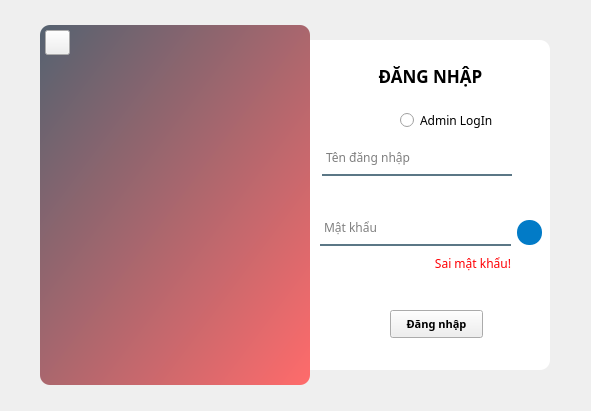
<?xml version="1.0" encoding="UTF-8"?>
<ui version="4.0">
 <class>Login</class>
 <widget class="QMainWindow" name="Login">
  <property name="geometry">
   <rect>
    <x>0</x>
    <y>0</y>
    <width>591</width>
    <height>411</height>
   </rect>
  </property>
  <property name="font">
   <font>
    <family>Cambria</family>
   </font>
  </property>
  <property name="windowTitle">
   <string>MainWindow</string>
  </property>
  <widget class="QWidget" name="login_window">
   <widget class="QWidget" name="window" native="true">
    <property name="geometry">
     <rect>
      <x>0</x>
      <y>0</y>
      <width>591</width>
      <height>411</height>
     </rect>
    </property>
    <property name="cursor">
     <cursorShape>ArrowCursor</cursorShape>
    </property>
    <property name="styleSheet">
     <string notr="true">QPushButton#sign_in_btn{
	background-color: rgba(85, 98, 112, 200);
	color: rgba(255,255,255,200);
	border-radius: 5px;
}

QPushButton#sign_in_btn:pressed{
	padding-left: 5px;
	padding-top: 5px;
	background-color: rgba(255,107,107, 255);
	background-position: calc(100% - 5px)center;
}

QPushButton#sign_in_btn:hover{
	background-color: rgba(255,107,107, 255);
}

</string>
    </property>
    <widget class="QLabel" name="log_side">
     <property name="geometry">
      <rect>
       <x>290</x>
       <y>40</y>
       <width>260</width>
       <height>330</height>
      </rect>
     </property>
     <property name="font">
      <font>
       <family>Cambria</family>
      </font>
     </property>
     <property name="styleSheet">
      <string notr="true">background-color: rgb(255, 255, 255);
border-radius: 10px;</string>
     </property>
     <property name="text">
      <string/>
     </property>
    </widget>
    <widget class="QLabel" name="decor_side">
     <property name="geometry">
      <rect>
       <x>40</x>
       <y>25</y>
       <width>270</width>
       <height>360</height>
      </rect>
     </property>
     <property name="font">
      <font>
       <family>Cambria</family>
      </font>
     </property>
     <property name="styleSheet">
      <string notr="true">background-color: qlineargradient(spread:pad, x1:0, y1:0, x2:1, y2:1, stop:0 rgba(85, 98, 112, 255), stop:1 rgba(255, 107, 107, 255));
border-radius: 10px;</string>
     </property>
     <property name="text">
      <string/>
     </property>
     <property name="pixmap">
      <pixmap resource="resources/resources.qrc">:/apps/apps/login_bg.png</pixmap>
     </property>
     <property name="scaledContents">
      <bool>true</bool>
     </property>
     <property name="alignment">
      <set>Qt::AlignCenter</set>
     </property>
    </widget>
    <widget class="QLabel" name="sign_in_title">
     <property name="geometry">
      <rect>
       <x>360</x>
       <y>60</y>
       <width>141</width>
       <height>31</height>
      </rect>
     </property>
     <property name="font">
      <font>
       <family>Cascadia Code</family>
       <pointsize>13</pointsize>
       <weight>75</weight>
       <bold>true</bold>
      </font>
     </property>
     <property name="text">
      <string>ĐĂNG NHẬP</string>
     </property>
     <property name="alignment">
      <set>Qt::AlignCenter</set>
     </property>
    </widget>
    <widget class="QLineEdit" name="signin_username_input">
     <property name="geometry">
      <rect>
       <x>322</x>
       <y>145</y>
       <width>190</width>
       <height>31</height>
      </rect>
     </property>
     <property name="font">
      <font>
       <family>Cascadia Code</family>
       <pointsize>9</pointsize>
      </font>
     </property>
     <property name="styleSheet">
      <string notr="true">background-color: rgba(0,0,0,0);
border: 2px solid rgba(0,0,0,0);
border-bottom-color: rgba(46, 82, 101, 200);
color: rgb(0,0,0);
padding-bottom:7px;
</string>
     </property>
     <property name="placeholderText">
      <string>Tên đăng nhập</string>
     </property>
    </widget>
    <widget class="QLineEdit" name="signin_password_input">
     <property name="geometry">
      <rect>
       <x>320</x>
       <y>215</y>
       <width>191</width>
       <height>31</height>
      </rect>
     </property>
     <property name="font">
      <font>
       <family>Cascadia Code</family>
       <pointsize>9</pointsize>
      </font>
     </property>
     <property name="styleSheet">
      <string notr="true">background-color: rgba(0,0,0,0);
border: 2px solid rgba(0,0,0,0);
border-bottom-color: rgba(46, 82, 101, 200);
color: rgb(0,0,0);
padding-bottom:7px;
</string>
     </property>
     <property name="echoMode">
      <enum>QLineEdit::Password</enum>
     </property>
     <property name="placeholderText">
      <string>Mật khẩu</string>
     </property>
    </widget>
    <widget class="QPushButton" name="signin_btn">
     <property name="geometry">
      <rect>
       <x>390</x>
       <y>310</y>
       <width>93</width>
       <height>28</height>
      </rect>
     </property>
     <property name="font">
      <font>
       <family>Cascadia Code</family>
       <pointsize>8</pointsize>
       <weight>75</weight>
       <bold>true</bold>
      </font>
     </property>
     <property name="styleSheet">
      <string notr="true"/>
     </property>
     <property name="text">
      <string>Đăng nhập</string>
     </property>
    </widget>
    <widget class="QLabel" name="wrong_pass_label">
     <property name="geometry">
      <rect>
       <x>380</x>
       <y>255</y>
       <width>131</width>
       <height>16</height>
      </rect>
     </property>
     <property name="font">
      <font>
       <family>Cascadia Mono SemiBold</family>
      </font>
     </property>
     <property name="styleSheet">
      <string notr="true">color: rgb(255, 0, 4);</string>
     </property>
     <property name="text">
      <string>Sai mật khẩu!</string>
     </property>
     <property name="alignment">
      <set>Qt::AlignRight|Qt::AlignTrailing|Qt::AlignVCenter</set>
     </property>
    </widget>
    <widget class="QPushButton" name="signin_exit_btn">
     <property name="geometry">
      <rect>
       <x>45</x>
       <y>30</y>
       <width>25</width>
       <height>25</height>
      </rect>
     </property>
     <property name="font">
      <font>
       <family>Cascadia Code</family>
       <pointsize>8</pointsize>
       <weight>50</weight>
       <bold>false</bold>
      </font>
     </property>
     <property name="cursor">
      <cursorShape>PointingHandCursor</cursorShape>
     </property>
     <property name="styleSheet">
      <string notr="true">background-color: rgba(255, 255, 255, 0);
border-radius: 10px;

QPushButton #exit_btn:hover{
	background-color: rgb(255, 255, 255);
}</string>
     </property>
     <property name="text">
      <string/>
     </property>
     <property name="icon">
      <iconset resource="resources/resources.qrc">
       <normaloff>:/icon-EC8482/EC8482/x-octagon.svg</normaloff>:/icon-EC8482/EC8482/x-octagon.svg</iconset>
     </property>
    </widget>
    <widget class="QPushButton" name="hide_password_btn">
     <property name="geometry">
      <rect>
       <x>517</x>
       <y>220</y>
       <width>25</width>
       <height>25</height>
      </rect>
     </property>
     <property name="font">
      <font>
       <family>Cascadia Code</family>
       <pointsize>8</pointsize>
       <weight>75</weight>
       <bold>true</bold>
      </font>
     </property>
     <property name="cursor">
      <cursorShape>PointingHandCursor</cursorShape>
     </property>
     <property name="layoutDirection">
      <enum>Qt::LeftToRight</enum>
     </property>
     <property name="autoFillBackground">
      <bool>false</bool>
     </property>
     <property name="styleSheet">
      <string notr="true">border-radius: 12px;
background-color: rgb(2, 123, 199);</string>
     </property>
     <property name="text">
      <string/>
     </property>
     <property name="icon">
      <iconset>
       <normaloff>:/icons/EC8482/alert-circle.svg</normaloff>:/icons/EC8482/alert-circle.svg</iconset>
     </property>
    </widget>
    <widget class="QRadioButton" name="admin_btn">
     <property name="geometry">
      <rect>
       <x>400</x>
       <y>110</y>
       <width>131</width>
       <height>20</height>
      </rect>
     </property>
     <property name="font">
      <font>
       <family>Cascadia Code</family>
       <pointsize>9</pointsize>
      </font>
     </property>
     <property name="text">
      <string>Admin LogIn</string>
     </property>
    </widget>
   </widget>
  </widget>
 </widget>
 <resources>
  <include location="resources/resources.qrc"/>
 </resources>
 <connections/>
</ui>
